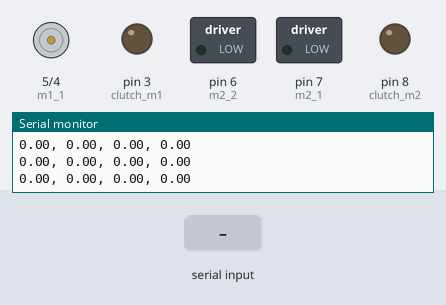
A sketch run on a simulated Arduino Uno, built with avr-gcc and run on an emulated ATmega328P. On the bench: motor-driver pin pairs drawn as motors (green arrow = first pin HIGH = forward, orange = second pin HIGH = backward, longer = more drive), switched loads named in the sketch (green lamp = pin HIGH), output pins drawn as LEDs (lit = HIGH), the last lines printed to the serial monitor. The test bench sets the inputs (shaded band).

Above: at 1.2 s.
1.3 s: "<1,90,45>" received over the second serial link
At 1.7 s:
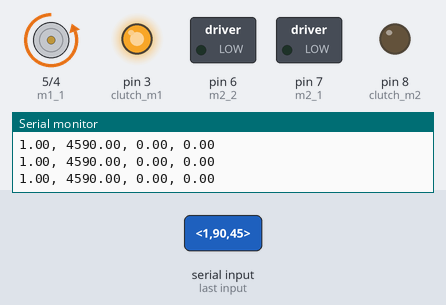
2.8 s: "<90,45>" received over the second serial link
5.8 s: "<5>" received over the second serial link
Timing chart, 0 to 8.8 s (numbered marks = the images above; inputs shaded):
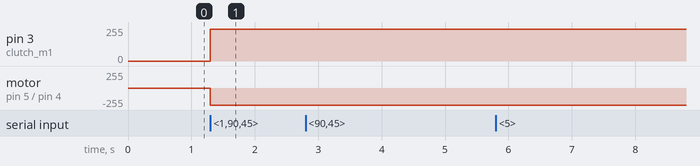

The sketch:

kancorebtl.ino
```cpp
#include <SoftwareSerial.h>
SoftwareSerial BTH05(11,12);
int clutch_m1 = 3;  //ENA1 from L298N
int clutch_m2 = 8; //ENA2 from L298N
int m1_1 = 5; //IN1 from L298N
int m1_2 = 4; //IN2 from L298N
int m2_1 = 7; //IN3 from L298N
int m2_2 = 6; //IN4 from L298N
/*motor_control: array used for handling the activation of the L298N:
 First and second positions [0, 1] correspond to the motor 1, and third and four [2, 3] for the motor 2
 first and third position [0, 2] will handle the direction, being value 0 for backward and value 1 for forward
 second and four position will handle to speed, being a float value between 0 and 1(Max speed)*/
 float motor_control[4] = {0, 0, 0, 0};
const int max_len = 4; //internal use for define the size of some arrays for store temporal values from the Serial read buffer
const int m_speed = 200; //The max PWM value that will be use for adjust the power of the motor

void setup(){
  Serial.begin(38400);
  BTH05.begin(38400);
  pinMode(clutch_m1, OUTPUT);
  pinMode(m1_1, OUTPUT);
  pinMode(m1_2, OUTPUT);
  pinMode(clutch_m2, OUTPUT);
  pinMode(m2_1, OUTPUT);
  pinMode(m2_2, OUTPUT);
  }

void loop(){
  getArrayFromSerial();
  leftWheel(motor_control[0], motor_control[1]);
  rightWheel(motor_control[2], motor_control[3]);
  Serial.print(motor_control[0]);
  Serial.print(", ");
  Serial.print(motor_control[1]);
  Serial.print(", ");
  Serial.print(motor_control[2]);
  Serial.print(", ");
  Serial.println(motor_control[3]);
}

void leftWheel(float motordirection, float power){
  if (power !=0){
    if (motordirection >0){
      go_go_go(clutch_m1, m1_1, m1_2, int (power*m_speed));
    } else {
      go_back(clutch_m1, m1_1, m1_2, int (power*m_speed));
    }
  } else {
    //power is 0, stop the motor
    chillout(clutch_m1, m1_1, m2_2);
    }
}

void rightWheel(float motordirection, float power){
  if (power !=0){
    if (motordirection >0){
      go_go_go(clutch_m2, m2_1, m2_2, int (power*m_speed));
    } else {
      go_back(clutch_m2, m2_1, m2_2, int (power*m_speed));
    }
  } else {
    //power is 0, stop the motor
    chillout(clutch_m2, m2_1, m2_2);
  }
}

void go_go_go(int clutch, int in1, int in2, int power){
        analogWrite(clutch, power);  //Pin de activacion del motor. eng_speed varía de 1 a 255, siendo 255 el voltaje total hacia el motor
        digitalWrite(in1, LOW);
        digitalWrite(in2, HIGH);
}

void go_back(int clutch, int in1, int in2, int power){
        analogWrite(clutch, power);  //Pin de activacion del motor. eng_speed varía de 1 a 255, siendo 255 el voltaje total hacia el motor
        digitalWrite(in1, HIGH);
        digitalWrite(in2, LOW);
}

void chillout(int clutch, int in1, int in2){
        analogWrite(clutch, 0);  //Pin de activacion del motor. eng_speed varía de 1 a 255, siendo 255 el voltaje total hacia el motor
        digitalWrite(in1, LOW);
        digitalWrite(in2, LOW);
}
/*
 * For reading the values for the motor_control array we will be using Serial.read()
 * the input must be in format "x.xx,x.xx,x.xx,x.xx;" where 'x' represents a number
 * '.' separates integers from decimals
 * ',' separates one entire float value from another, meaning that it is ready for be written in motor_array
 * ';' is the character that says the message is over and it should break the while cycle for let the motors functions run before read from Serial again
 */
void getArrayFromSerial(){
  boolean recvInProgress = false;
  char startMarker = '<';
  char endMarker = '>';
  char on_reading[max_len+1]; //temporal array for store the data from the Serial buffer, its 1 byte larger for store a null character for making the atof method work
  int reading_pos = 0; //counter for how much data is currently stored in on_reading
  int motor_control_pos = 0; //counter for how much times was written in the motor_control array
  while(BTH05.available()>0){
    char current_byte = BTH05.read(); //current byte being read from the buffer
    float current_value; //the final float that needs to be written on the motor_control array
    if (recvInProgress == true) {
      if (current_byte != endMarker && current_byte != startMarker){
        if (current_byte != ',' || reading_pos<max_len){
        //here, current_byte its a number or a '.', then add it to on_reading
        on_reading[reading_pos] = current_byte;
        reading_pos++;
      } else {
        //here, current_byte its a ',', then convert on_reading to float and add it to motor_control
        on_reading[max_len] = '\0'; //adds 1 null character to secure the correct working of atof
        current_value = atof(on_reading);
        motor_control[motor_control_pos] = current_value;
        reading_pos = 0;
        motor_control_pos++;
      }
    } else {
      if (current_byte == startMarker){ //this means some kind of data was lost while reading
        break; //skip the rest of the current bucle for preserving the integrity of the array
      }
      //Here it reach the last byte of the input, so add it to the last position of motor_control and breaks the cycle
      on_reading[max_len] = '\0';
      current_value = atof(on_reading);
      motor_control[motor_control_pos] = current_value;
      break;
    }
    } else {
      if (current_byte == '<');
        recvInProgress = true;
    }
    }

}
```

Measured:
- after the input at 1.3 s, pin 3 (clutch_m1): 0/255 → 240/255 at once; motor on pin 5 (m1_1) / pin 4 (m1_2): stopped → backward 255/255 at once
